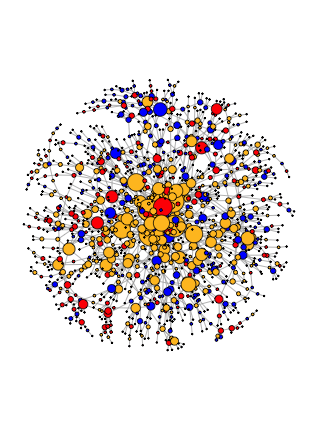

The R source for this figure:
library(igraph)
#attach users' information to vertices
sample.profile<-read.csv("/Users/quyao/experiment/rand_sample_of_1w/rand_sample_01", head=F, sep=",")
colnames(sample.profile)<-c("uid","province","gender","followers_count","friends_count","bilaterals_count", "statuses_count","comments_count","reposts_count","likes_count","verified_type","weibo_age")
#construct a network based on users' connections
sample.graph<-read.csv("/Users/quyao/experiment/rand_sample_of_1w/rand_sample_graph_01", head=F, sep=" ")
colnames(sample.graph)<-c("from","to")
#construct a social graph where nodes represent users
g<-graph.data.frame(sample.graph, vertices=sample.profile)

#graph pre-processing

#pre-processing 1
#conver to undirected graph
ug<-as.undirected(g, mode="mutual")

#pre-processing 2
#retrieve the biggest connected component
clts<-clusters(ug)
comps<-clts$membership
big_comp_id<-which.max(clts$csize)
bad.vs<-V(ug)[comps!=big_comp_id]
good.vs<-delete.vertices(ug, bad.vs)
ug<-good.vs

#graph analysis
#multi-level community detection
mc<-multilevel.community(ug)
ug$layout<-layout.fruchterman.reingold
V(ug)$size<-degree(ug)
par(mar=c(0,0,0,0))
V(ug)$color=V(ug)$verified_type
V(ug)$color=gsub("Unverified Account", "blue", V(ug)$color)
V(ug)$color=gsub("DaRen", "red", V(ug)$color)
V(ug)$color=gsub("Application Software|Campus|Corporate Account|Government|Media|Organization|Personal Account|Website|Weibo Lady|8", "goldenrod1", V(ug)$color)

plot(ug, vertex.label=NA, edge.arrow.mode=0)

#retrieve articuation points
cutpoint_ids=articulation.points(ug)
V(ug)[cutpoint_ids]$color="deeppink1"

#construct 1 abstraction
V(undirected.g)$size=1
E(undirected.g)$count=1
comm.graph<-contract.vertices(undirected.g, mc$membership, vertex.attr.comb=list(size="sum","ignore"))
comm.graph<-simplify(comm.graph, remove.loops=TRUE, edge.attr.comb=list(count="sum","ignore"))
V(comm.graph)$size<-V(comm.graph)$size/10
plot(comm.graph, vertex.label=NA, edge.arrow.mode=0)
